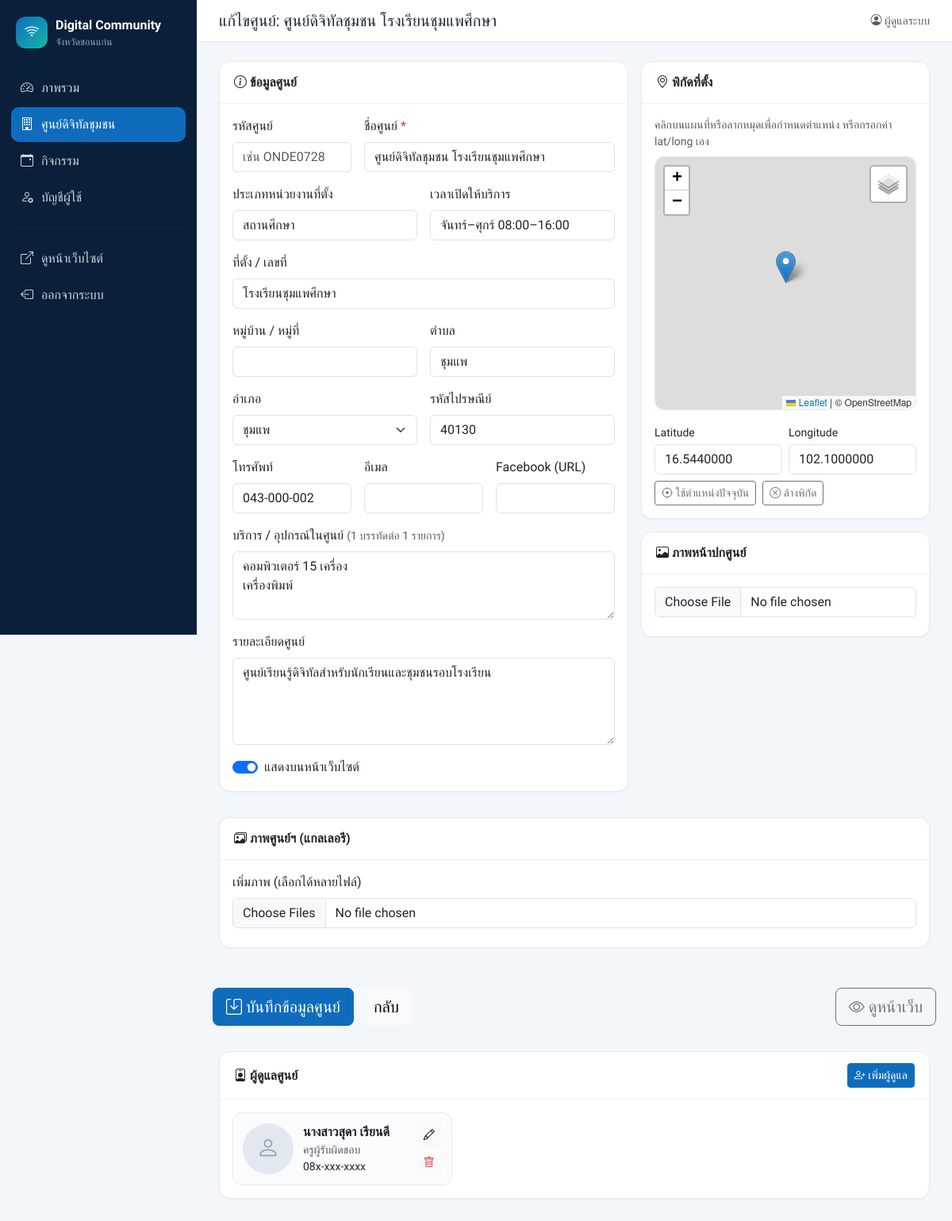
Screenshot of /admin/center_form.php?id=2 (signed in) with the database file from the repository.
### tables this page shows
CREATE TABLE IF NOT EXISTS centers (
  id            INT UNSIGNED AUTO_INCREMENT PRIMARY KEY,
  code          VARCHAR(30)  NULL,                   
  name          VARCHAR(255) NOT NULL,
  center_type   VARCHAR(100) NOT NULL DEFAULT '',    
  address       VARCHAR(255) NOT NULL DEFAULT '',
  village       VARCHAR(100) NOT NULL DEFAULT '',
  subdistrict   VARCHAR(100) NOT NULL DEFAULT '',
  district      VARCHAR(100) NOT NULL DEFAULT '',
  province      VARCHAR(100) NOT NULL DEFAULT 'ขอนแก่น',
  postcode      VARCHAR(10)  NOT NULL DEFAULT '',
  lat           DECIMAL(10,7) NULL,
  lng           DECIMAL(10,7) NULL,
  phone         VARCHAR(50)  NOT NULL DEFAULT '',
  email         VARCHAR(150) NOT NULL DEFAULT '',
  facebook      VARCHAR(255) NOT NULL DEFAULT '',
  open_hours    VARCHAR(150) NOT NULL DEFAULT '',
  services      TEXT NULL,                           
  description   TEXT NULL,
  cover_image   VARCHAR(255) NOT NULL DEFAULT '',
  is_active     TINYINT(1)   NOT NULL DEFAULT 1,
  created_at    DATETIME     NOT NULL DEFAULT CURRENT_TIMESTAMP,
  updated_at    DATETIME     NOT NULL DEFAULT CURRENT_TIMESTAMP ON UPDATE CURRENT_TIMESTAMP,
  UNIQUE KEY uq_code (code),
  KEY idx_district (district)
);

CREATE TABLE IF NOT EXISTS center_staff (
  id          INT UNSIGNED AUTO_INCREMENT PRIMARY KEY,
  center_id   INT UNSIGNED NOT NULL,
  name        VARCHAR(150) NOT NULL,
  position    VARCHAR(150) NOT NULL DEFAULT '',
  phone       VARCHAR(50)  NOT NULL DEFAULT '',
  email       VARCHAR(150) NOT NULL DEFAULT '',
  line_id     VARCHAR(100) NOT NULL DEFAULT '',
  bio         TEXT NULL,
  photo       VARCHAR(255) NOT NULL DEFAULT '',
  sort_order  INT NOT NULL DEFAULT 0,
  created_at  DATETIME NOT NULL DEFAULT CURRENT_TIMESTAMP,
  CONSTRAINT fk_staff_center FOREIGN KEY (center_id) REFERENCES centers(id) ON DELETE CASCADE
);

### includes/functions.php (called while the page is built, shortened)
<?php
function h($s): string
{
    return htmlspecialchars((string)$s, ENT_QUOTES, 'UTF-8');
}
function int_param(string $key, int $default = 0): int
{
    $v = $_GET[$key] ?? $_POST[$key] ?? $default;
    return is_numeric($v) ? (int)$v : $default;
}
function current_user(): ?array
{
    return $_SESSION['user'] ?? null;
}
function require_login(): array
{
    $u = current_user();
    return $u;
}

### admin/center_form.php (the view, shortened to what this page needs)
<?php
require_once __DIR__ . '/../includes/functions.php';
$pdo = db();
$id = int_param('id');
$fields = ['code', 'name', 'center_type', 'address', 'village', 'subdistrict', 'district', 'postcode',
           'phone', 'email', 'facebook', 'open_hours', 'services', 'description'];
$c = array_fill_keys($fields, '') + ['lat' => null, 'lng' => null, 'cover_image' => '', 'is_active' => 1, 'province' => PROVINCE];
if ($id) {
    $st = $pdo->prepare('SELECT * FROM centers WHERE id = ?');
    $st->execute([$id]);
    $c = $st->fetch();
}
$images = $staff = [];
if ($id) {
    $st = $pdo->prepare('SELECT * FROM center_staff WHERE center_id = ? ORDER BY sort_order, id');
    $st->execute([$id]);
    $staff = $st->fetchAll();
}
$pageTitle = $id ? 'แก้ไขศูนย์: ' . $c['name'] : 'เพิ่มศูนย์ดิจิทัลชุมชน';
$active = 'centers';
require __DIR__ . '/partials/header.php';
?>
<form method="post" enctype="multipart/form-data" class="row g-3">
  <div class="col-xl-7">
    <div class="card mb-3">
      <div class="card-header"><strong><i class="bi bi-info-circle"></i> ข้อมูลศูนย์</strong></div>
      <div class="card-body row g-3">
        <div class="col-md-4"><label class="form-label">รหัสศูนย์</label>
          <input name="code" class="form-control" maxlength="30" value="<?= h($c['code']) ?>" placeholder="เช่น ONDE0728"></div>
        <div class="col-md-8"><label class="form-label">ชื่อศูนย์ <span class="text-danger">*</span></label>
          <input name="name" class="form-control" required value="<?= h($c['name']) ?>" placeholder="เช่น ศูนย์ดิจิทัลชุมชน อบต.บ้านค้อ"></div>
        <div class="col-md-6"><label class="form-label">ประเภทหน่วยงานที่ตั้ง</label>
          <input name="center_type" class="form-control" list="types" value="<?= h($c['center_type']) ?>">
          <datalist id="types"><option>องค์กรปกครองส่วนท้องถิ่น</option><option>สถานศึกษา</option><option>กศน.</option><option>โรงพยาบาลส่งเสริมสุขภาพตำบล</option><option>วัด</option><option>ชุมชน/หมู่บ้าน</option></datalist></div>
        <div class="col-md-6"><label class="form-label">เวลาเปิดให้บริการ</label>
          <input name="open_hours" class="form-control" value="<?= h($c['open_hours']) ?>" placeholder="จันทร์–ศุกร์ 08:30–16:30"></div>
        <div class="col-12"><label class="form-label">ที่ตั้ง / เลขที่</label>
          <input name="address" class="form-control" value="<?= h($c['address']) ?>"></div>
        <div class="col-md-6"><label class="form-label">หมู่บ้าน / หมู่ที่</label>
          <input name="village" class="form-control" value="<?= h($c['village']) ?>"></div>
        <div class="col-md-6"><label class="form-label">ตำบล</label>
          <input name="subdistrict" class="form-control" value="<?= h($c['subdistrict']) ?>"></div>
        <div class="col-md-6"><label class="form-label">อำเภอ</label>
          <select name="district" class="form-select">
            <?php foreach (KK_DISTRICTS as $d): ?><option <?= $d === $c['district'] ? 'selected' : '' ?>><?= h($d) ?></option><?php endforeach; ?>
          </select></div>
        <div class="col-md-6"><label class="form-label">รหัสไปรษณีย์</label>
          <input name="postcode" class="form-control" maxlength="5" value="<?= h($c['postcode']) ?>"></div>
        <div class="col-md-4"><label class="form-label">โทรศัพท์</label>
          <input name="phone" class="form-control" value="<?= h($c['phone']) ?>"></div>
        <div class="col-md-4"><label class="form-label">อีเมล</label>
          <input name="email" type="email" class="form-control" value="<?= h($c['email']) ?>"></div>
        <div class="col-md-4"><label class="form-label">Facebook (URL)</label>
          <input name="facebook" class="form-control" value="<?= h($c['facebook']) ?>"></div>
        <div class="col-12"><label class="form-label">บริการ / อุปกรณ์ในศูนย์ <small class="text-muted">(1 บรรทัดต่อ 1 รายการ)</small></label>
          <textarea name="services" class="form-control" rows="3"><?= h($c['services']) ?></textarea></div>
        <div class="col-12"><label class="form-label">รายละเอียดศูนย์</label>
          <textarea name="description" class="form-control" rows="4"><?= h($c['description']) ?></textarea></div>
        <div class="col-12 form-check form-switch ms-2">
          <input class="form-check-input" type="checkbox" name="is_active" id="is_active" <?= $c['is_active'] ? 'checked' : '' ?>>
          <label class="form-check-label" for="is_active">แสดงบนหน้าเว็บไซต์</label></div>
      </div>
    </div>
  </div>
  <div class="col-xl-5">
    <div class="card mb-3">
      <div class="card-header"><strong><i class="bi bi-geo-alt"></i> พิกัดที่ตั้ง</strong></div>
      <div class="card-body">
        <p class="small text-muted mb-2">คลิกบนแผนที่หรือลากหมุดเพื่อกำหนดตำแหน่ง หรือกรอกค่า lat/long เอง</p>
        <div id="pickerMap" class="picker-map" data-lat="<?= h($c['lat']) ?>" data-lng="<?= h($c['lng']) ?>"></div>
        <div class="row g-2 mt-2">
          <div class="col-6"><label class="form-label small mb-1">Latitude</label>
            <input name="lat" id="lat" class="form-control" value="<?= h($c['lat']) ?>" placeholder="16.4419"></div>
          <div class="col-6"><label class="form-label small mb-1">Longitude</label>
            <input name="lng" id="lng" class="form-control" value="<?= h($c['lng']) ?>" placeholder="102.8360"></div>
        </div>
        <div class="d-flex gap-2 mt-2">
          <button type="button" class="btn btn-sm btn-outline-secondary" id="btnMyLocation"><i class="bi bi-crosshair"></i> ใช้ตำแหน่งปัจจุบัน</button>
          <button type="button" class="btn btn-sm btn-outline-secondary" id="btnClearLoc"><i class="bi bi-x-circle"></i> ล้างพิกัด</button>
        </div>
      </div>
    </div>
    <div class="card mb-3">
      <div class="card-header"><strong><i class="bi bi-image"></i> ภาพหน้าปกศูนย์</strong></div>
      <div class="card-body">
        <input type="file" name="cover_image" accept="image/*" class="form-control" data-preview="coverNew">
      </div>
    </div>
  </div>
  <div class="col-12">
    <div class="card mb-3">
      <div class="card-header"><strong><i class="bi bi-images"></i> ภาพศูนย์ฯ (แกลเลอรี)</strong></div>
      <div class="card-body">
        <label class="form-label">เพิ่มภาพ (เลือกได้หลายไฟล์)</label>
        <input type="file" name="gallery[]" accept="image/*" multiple class="form-control" data-preview="galleryNew">
      </div>
    </div>
  </div>
  <div class="col-12 sticky-actions">
    <button class="btn btn-primary btn-lg"><i class="bi bi-save"></i> บันทึกข้อมูลศูนย์</button>
    <a href="centers.php" class="btn btn-light btn-lg">กลับ</a>
    <?php if ($id): ?><a href="../center.html?id=<?= $id ?>" target="_blank" class="btn btn-outline-secondary btn-lg ms-auto"><i class="bi bi-eye"></i> ดูหน้าเว็บ</a><?php endif; ?>
  </div>
</form>
<div class="card mt-4" id="staff">
  <div class="card-header d-flex align-items-center">
    <strong><i class="bi bi-person-badge"></i> ผู้ดูแลศูนย์</strong>
    <?php if ($id): ?><a href="staff_form.php?center_id=<?= $id ?>" class="btn btn-sm btn-primary ms-auto"><i class="bi bi-person-plus"></i> เพิ่มผู้ดูแล</a><?php endif; ?>
  </div>
  <div class="card-body">
    <?php if (!$id): ?>
      <p class="text-muted mb-0">บันทึกข้อมูลศูนย์ก่อน จึงจะเพิ่มผู้ดูแลได้</p>
    <?php elseif (!$staff): ?>
      <p class="text-muted mb-0">ยังไม่มีข้อมูลผู้ดูแล</p>
    <?php else: ?>
      <div class="row g-3">
        <?php foreach ($staff as $s): ?>
          <div class="col-md-6 col-xl-4">
            <div class="staff-admin">
              <?php if ($s['photo']): ?><img src="../<?= h(upload_url($s['photo'])) ?>" alt=""><?php else: ?><span class="avatar-empty"><i class="bi bi-person"></i></span><?php endif; ?>
              <div class="flex-grow-1">
                <strong><?= h($s['name']) ?></strong>
                <div class="small text-muted"><?= h($s['position']) ?></div>
                <div class="small"><?= h($s['phone']) ?></div>
              </div>
              <div class="d-flex flex-column gap-1">
                <a href="staff_form.php?id=<?= (int)$s['id'] ?>" class="btn btn-sm btn-light"><i class="bi bi-pencil"></i></a>
                <form method="post" data-confirm="ลบผู้ดูแล <?= h($s['name']) ?>?">
                  <button class="btn btn-sm btn-light text-danger"><i class="bi bi-trash"></i></button>
                </form>
              </div>
            </div>
          </div>
        <?php endforeach; ?>
      </div>
    <?php endif; ?>
  </div>
</div>
<?php require __DIR__ . '/partials/footer.php'; ?>

### admin/partials/header.php (shortened to what this page needs)
<?php
$user = require_login();
$pageTitle = $pageTitle ?? 'ระบบจัดการ';
$active = $active ?? '';
$nav = [
    'dashboard'  => ['index.php', 'bi-speedometer2', 'ภาพรวม'],
    'centers'    => ['centers.php', 'bi-building', 'ศูนย์ดิจิทัลชุมชน'],
    'activities' => ['activities.php', 'bi-calendar-event', 'กิจกรรม'],
    'account'    => ['account.php', 'bi-person-gear', 'บัญชีผู้ใช้'],
];
?><!doctype html>
<html lang="th">
<head>
<link href="https://cdn.jsdelivr.net/npm/bootstrap@5.3.3/dist/css/bootstrap.min.css" rel="stylesheet">
<link href="https://cdn.jsdelivr.net/npm/bootstrap-icons@1.11.3/font/bootstrap-icons.min.css" rel="stylesheet">
<link href="https://cdnjs.cloudflare.com/ajax/libs/leaflet/1.9.4/leaflet.min.css" rel="stylesheet">
<link href="../assets/css/admin.css" rel="stylesheet">
</head>
<body>
<div class="admin-wrap">
  <aside class="sidebar" id="sidebar">
    <a class="brand" href="index.php">
      <span class="brand-mark"><i class="bi bi-wifi"></i></span>
      <span><strong>Digital Community</strong><small>จังหวัด<?= h(PROVINCE) ?></small></span>
    </a>
    <nav>
      <?php foreach ($nav as $key => [$href, $icon, $label]): ?>
        <a href="<?= $href ?>" class="<?= $active === $key ? 'active' : '' ?>"><i class="bi <?= $icon ?>"></i><?= h($label) ?></a>
      <?php endforeach; ?>
      <hr>
      <a href="../digital.html" target="_blank"><i class="bi bi-box-arrow-up-right"></i>ดูหน้าเว็บไซต์</a>
      <a href="logout.php"><i class="bi bi-box-arrow-left"></i>ออกจากระบบ</a>
    </nav>
  </aside>
  <main class="content">
    <header class="topbar">
      <h1 class="h5 mb-0"><?= h($pageTitle) ?></h1>
      <div class="ms-auto small text-muted"><i class="bi bi-person-circle"></i> <?= h($user['fullname'] ?: $user['username']) ?></div>
    </header>
    <div class="content-body">

### assets/css/admin.css (style rules this page uses)
:root { --brand:#0f6cbd;--brand-2:#14b8a6;--ink:#1f2937;--side:#0b1f3a }
body { font-family:'Sarabun',system-ui,sans-serif;background:#f3f6fa;color:var(--ink) }
h1,h2,h3,h4,h5,.brand,.stat-num,.btn,.card-header { font-family:'Prompt','Sarabun',sans-serif }
.admin-wrap { display:flex;min-height:100vh }
.sidebar { width:248px;flex-shrink:0;background:var(--side);color:#cbd5e1;padding:20px 14px;position:sticky;top:0;height:100vh;overflow-y:auto }
.sidebar .brand { display:flex;gap:10px;align-items:center;color:#fff;text-decoration:none;margin-bottom:26px;padding:0 6px }
.sidebar .brand small { display:block;font-size:.78rem;color:#94a3b8;font-weight:400 }
.brand-mark { display:inline-grid;place-items:center;width:40px;height:40px;border-radius:12px;background:linear-gradient(135deg,var(--brand),var(--brand-2));color:#fff;font-size:1.2rem }
.sidebar nav a { display:flex;gap:10px;align-items:center;padding:10px 12px;border-radius:10px;color:#cbd5e1;text-decoration:none;margin-bottom:2px }
.sidebar nav a.active { background:var(--brand);color:#fff }
.sidebar hr { border-color:rgba(255,255,255,.12) }
.content { flex:1;min-width:0 }
.topbar { display:flex;gap:12px;align-items:center;padding:14px 28px;background:#fff;border-bottom:1px solid #e5e9f0;position:sticky;top:0;z-index:500 }
.content-body { padding:24px 28px 60px }
.card { border:1px solid #e5e9f0;border-radius:14px;box-shadow:0 1px 2px rgba(15,23,42,.04) }
.card-header { background:#fff;border-bottom:1px solid #eef1f5;padding:14px 18px;border-radius:14px 14px 0 0!important }
.btn-primary { background:var(--brand);border-color:var(--brand) }
.picker-map { height:320px;border-radius:12px;border:1px solid #e5e9f0 }
.staff-admin { display:flex;gap:12px;align-items:center;border:1px solid #e5e9f0;border-radius:12px;padding:12px;background:#fafbfd }
.staff-admin img,.staff-admin .avatar-empty { width:64px;height:64px;border-radius:50%;object-fit:cover }
.avatar-empty { display:inline-grid;place-items:center;background:#e2e8f0;color:#94a3b8;font-size:1.8rem }
.sticky-actions { position:sticky;bottom:0;background:linear-gradient(transparent,#f3f6fa 30%);padding:18px 0 8px;display:flex;gap:8px;z-index:400 }

### rows the page displays
centers: name "แก้ไขศูนย์: ศูนย์ดิจิทัลชุมชน โรงเรียนชุมแพศึกษา", name "ศูนย์ดิจิทัลชุมชน โรงเรียนชุมแพศึกษา", center_type "สถานศึกษา", open_hours "จันทร์–ศุกร์ 08:00–16:00", address "โรงเรียนชุมแพศึกษา", subdistrict "ชุมแพ", postcode "40130", phone "043-000-002", services "คอมพิวเตอร์ 15 เครื่อง เครื่องพิมพ์", description "ศูนย์เรียนรู้ดิจิทัลสำหรับนักเรียนและชุมชนรอบโรงเรียน", is_active "☑", lat "16.5440000", lng "102.1000000"
center_staff: name "นางสาวสุดา เรียนดี", position "ครูผู้รับผิดชอบ", phone "08x-xxx-xxxx"

### other values shown
PROVINCE "ขอนแก่น"
$label "ภาพรวม"
$label "ศูนย์ดิจิทัลชุมชน"
$label "กิจกรรม"
$label "บัญชีผู้ใช้"
$user['fullname'] ?: $user['username'] "ผู้ดูแลระบบ"
form field district "ชุมแพ"
